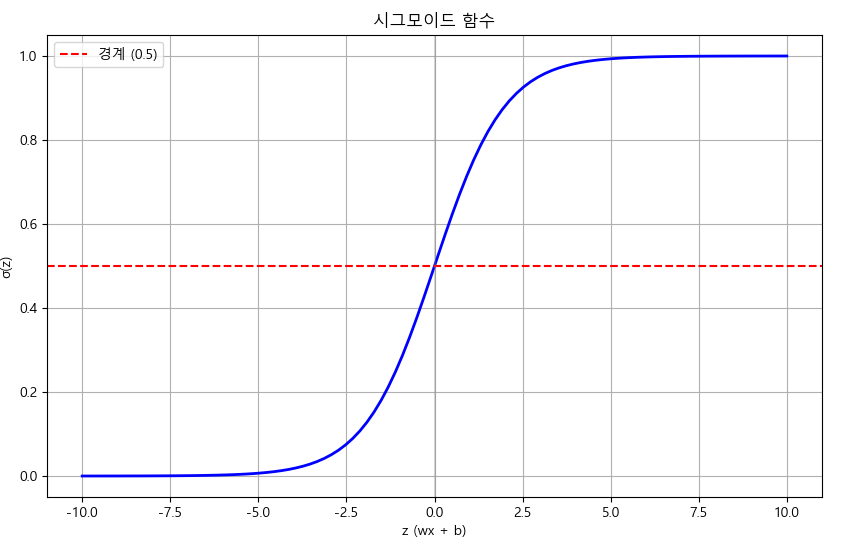

Recreate this plot in Python.
import numpy as np
import matplotlib.pyplot as plt


# 한글 폰트 설정
plt.rcParams['font.family'] = 'Malgun Gothic'  # Windows
# plt.rcParams['font.family'] = 'AppleGothic'  # Mac
plt.rcParams['axes.unicode_minus'] = False


def sigmoid(z):
    return 1 / (1 + np.exp(-z))


# 시그모이드 함수 시각화
# z값 범위: -10 ~ 10을 100개의 점으로 생성
z = np.linspace(-10, 10, 100)
y = sigmoid(z)

plt.figure(figsize=(10, 6))
plt.plot(z, y, 'b-', linewidth=2)
plt.axhline(y=0.5, color='r', linestyle='--', label='경계 (0.5)')
plt.axvline(x=0, color='gray', linestyle='-', alpha=0.3)
plt.xlabel('z (wx + b)')
plt.ylabel('σ(z)')
plt.title('시그모이드 함수')
plt.legend()
plt.grid(True)
plt.show()
